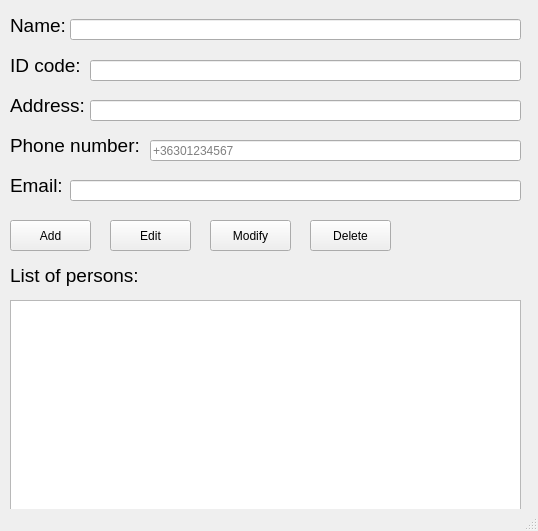
<?xml version="1.0" encoding="UTF-8"?>
<ui version="4.0">
 <class>MainWindow</class>
 <widget class="QMainWindow" name="MainWindow">
  <property name="geometry">
   <rect>
    <x>0</x>
    <y>0</y>
    <width>538</width>
    <height>531</height>
   </rect>
  </property>
  <property name="windowTitle">
   <string>Workers</string>
  </property>
  <widget class="QWidget" name="centralwidget">
   <widget class="QLabel" name="name_label">
    <property name="geometry">
     <rect>
      <x>10</x>
      <y>10</y>
      <width>61</width>
      <height>31</height>
     </rect>
    </property>
    <property name="font">
     <font>
      <pointsize>14</pointsize>
     </font>
    </property>
    <property name="text">
     <string>Name:</string>
    </property>
   </widget>
   <widget class="QLineEdit" name="name_input">
    <property name="geometry">
     <rect>
      <x>70</x>
      <y>19</y>
      <width>451</width>
      <height>21</height>
     </rect>
    </property>
   </widget>
   <widget class="QLabel" name="id_label">
    <property name="geometry">
     <rect>
      <x>10</x>
      <y>50</y>
      <width>81</width>
      <height>31</height>
     </rect>
    </property>
    <property name="font">
     <font>
      <pointsize>14</pointsize>
     </font>
    </property>
    <property name="text">
     <string>ID code:</string>
    </property>
   </widget>
   <widget class="QLabel" name="address_label">
    <property name="geometry">
     <rect>
      <x>10</x>
      <y>90</y>
      <width>81</width>
      <height>31</height>
     </rect>
    </property>
    <property name="font">
     <font>
      <pointsize>14</pointsize>
     </font>
    </property>
    <property name="text">
     <string>Address:</string>
    </property>
   </widget>
   <widget class="QLabel" name="phone_label">
    <property name="geometry">
     <rect>
      <x>10</x>
      <y>130</y>
      <width>141</width>
      <height>31</height>
     </rect>
    </property>
    <property name="font">
     <font>
      <pointsize>14</pointsize>
     </font>
    </property>
    <property name="text">
     <string>Phone number:</string>
    </property>
   </widget>
   <widget class="QLabel" name="email_label">
    <property name="geometry">
     <rect>
      <x>10</x>
      <y>170</y>
      <width>61</width>
      <height>31</height>
     </rect>
    </property>
    <property name="font">
     <font>
      <pointsize>14</pointsize>
     </font>
    </property>
    <property name="text">
     <string>Email:</string>
    </property>
   </widget>
   <widget class="QLineEdit" name="id_input">
    <property name="geometry">
     <rect>
      <x>90</x>
      <y>60</y>
      <width>431</width>
      <height>21</height>
     </rect>
    </property>
   </widget>
   <widget class="QLineEdit" name="address_input">
    <property name="geometry">
     <rect>
      <x>90</x>
      <y>100</y>
      <width>431</width>
      <height>21</height>
     </rect>
    </property>
   </widget>
   <widget class="QLineEdit" name="phone_input">
    <property name="geometry">
     <rect>
      <x>150</x>
      <y>140</y>
      <width>371</width>
      <height>21</height>
     </rect>
    </property>
    <property name="placeholderText">
     <string>+36301234567</string>
    </property>
   </widget>
   <widget class="QLineEdit" name="email_input">
    <property name="geometry">
     <rect>
      <x>70</x>
      <y>180</y>
      <width>451</width>
      <height>21</height>
     </rect>
    </property>
   </widget>
   <widget class="QPushButton" name="add_button">
    <property name="geometry">
     <rect>
      <x>10</x>
      <y>220</y>
      <width>81</width>
      <height>31</height>
     </rect>
    </property>
    <property name="text">
     <string>Add</string>
    </property>
   </widget>
   <widget class="QPushButton" name="edit_button">
    <property name="geometry">
     <rect>
      <x>110</x>
      <y>220</y>
      <width>81</width>
      <height>31</height>
     </rect>
    </property>
    <property name="text">
     <string>Edit</string>
    </property>
   </widget>
   <widget class="QPushButton" name="modify_button">
    <property name="geometry">
     <rect>
      <x>210</x>
      <y>220</y>
      <width>81</width>
      <height>31</height>
     </rect>
    </property>
    <property name="text">
     <string>Modify</string>
    </property>
   </widget>
   <widget class="QPushButton" name="delete_button">
    <property name="geometry">
     <rect>
      <x>310</x>
      <y>220</y>
      <width>81</width>
      <height>31</height>
     </rect>
    </property>
    <property name="text">
     <string>Delete</string>
    </property>
   </widget>
   <widget class="QLabel" name="worker_label">
    <property name="geometry">
     <rect>
      <x>10</x>
      <y>260</y>
      <width>141</width>
      <height>31</height>
     </rect>
    </property>
    <property name="font">
     <font>
      <pointsize>14</pointsize>
     </font>
    </property>
    <property name="text">
     <string>List of persons:</string>
    </property>
   </widget>
   <widget class="QListWidget" name="worker_list">
    <property name="geometry">
     <rect>
      <x>10</x>
      <y>300</y>
      <width>511</width>
      <height>211</height>
     </rect>
    </property>
   </widget>
  </widget>
  <widget class="QStatusBar" name="statusbar"/>
 </widget>
 <resources/>
 <connections/>
</ui>
